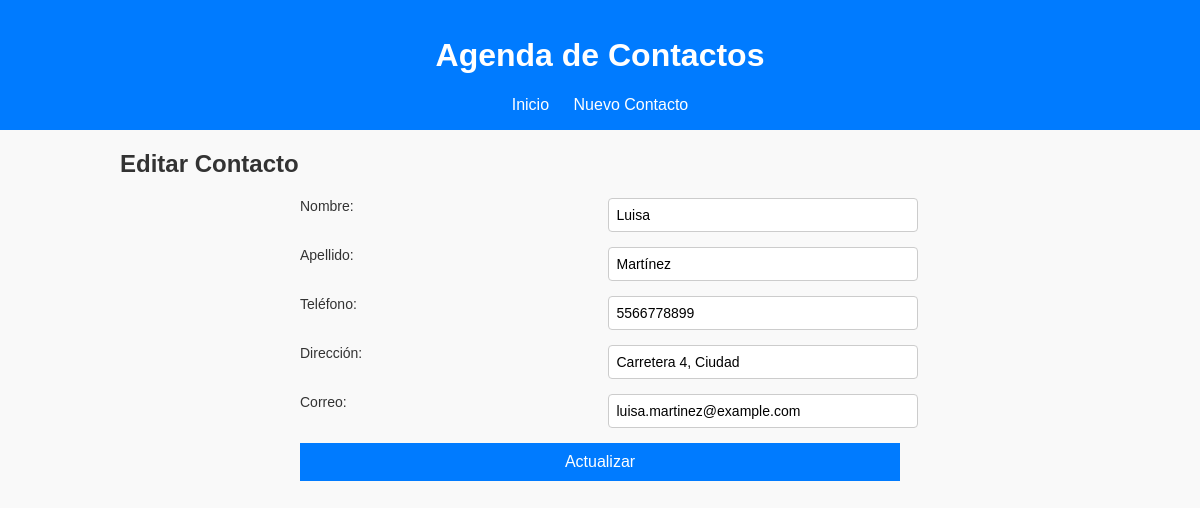
Page /index.php?action=edit&id=6 on the committed database.
### tables this page shows
CREATE TABLE `contacto` (
  `idContacto` int(11) NOT NULL,
  `conNombre` varchar(50) NOT NULL,
  `conApellido` varchar(50) NOT NULL,
  `conTelefono` varchar(10) NOT NULL,
  `conDireccion` varchar(50) NOT NULL,
  `conCorreo` varchar(50) NOT NULL
);

### controllers/ContactController.php (called while the page is built, shortened)
<?php
require_once "models/Contact.php";
class ContactController
{
    private $model;
    public function __construct()
    {
        $database = new Database();
        $db = $database->getConnection();
        $this->model = new Contact($db);
    }
    public function edit($id)
    {
        $contact = $this->model->readOne($id);
        require "views/contact/edit.php";
    }
}

### models/Contact.php (called while the page is built, shortened)
<?php
class Contact {
    private $conn;
    private $table = "contacto";
    public function __construct($db) {
        $this->conn = $db;
    }
    public function readOne($id) {
        $query = "SELECT * FROM " . $this->table . " WHERE idContacto = :idContacto LIMIT 1";
        $stmt = $this->conn->prepare($query);
        $stmt->bindParam(':idContacto', $id);
        $stmt->execute();
        return $stmt->fetch(PDO::FETCH_ASSOC);
    }
}

### views/contact/edit.php (the view, shortened to what this page needs)
<h2>Editar Contacto</h2>
<form id="contactForm" action="index.php?action=edit&id=<?= $_GET['id']; ?>" method="POST">
    <label for="conNombre">Nombre:</label>
    <input type="text" id="conNombre" name="conNombre" value="<?= htmlspecialchars($contact['conNombre']); ?>" autocomplete="off" placeholder="Nombre">
    <label for="conApellido">Apellido:</label>
    <input type="text" id="conApellido" name="conApellido" value="<?= htmlspecialchars($contact['conApellido']); ?>" autocomplete="off" placeholder="Apellido">
    <label for="conTelefono">Teléfono:</label>
    <input type="text" id="conTelefono" name="conTelefono" value="<?= htmlspecialchars($contact['conTelefono']); ?>" autocomplete="off" placeholder="Teléfono">
    <label for="conDireccion">Dirección:</label>
    <input type="text" id="conDireccion" name="conDireccion" value="<?= htmlspecialchars($contact['conDireccion']); ?>" autocomplete="off" placeholder="Dirección">
    <label for="conCorreo">Correo:</label>
    <input type="text" id="conCorreo" name="conCorreo" value="<?= htmlspecialchars($contact['conCorreo']); ?>" autocomplete="off" placeholder="Correo">
    <button type="submit">Actualizar</button>
</form>
<?php require "views/layout.php"; ?>

### public/css/style.css (style rules this page uses)
body { font-family: Arial, sans-serif; margin: 0; padding: 0; background-color: #f9f9f9; color: #333; }
form { display: grid; grid-template-columns: 1fr 1fr; gap: 15px; max-width: 600px; margin: 0 auto; }
form button { grid-column: span 2; padding: 10px; background-color: #007BFF; color: #fff; border: none; cursor: pointer; font-size: 16px; }
form label { font-size: 14px; margin-bottom: 5px; }
form input { padding: 8px; font-size: 14px; border: 1px solid #ccc; border-radius: 4px; width: 100%; margin-bottom: 0; }

### rows in the picture
contacto: conNombre "Luisa", conApellido "Martínez", conTelefono "5566778899", conDireccion "Carretera 4, Ciudad", conCorreo "luisa.martinez@example.com"
